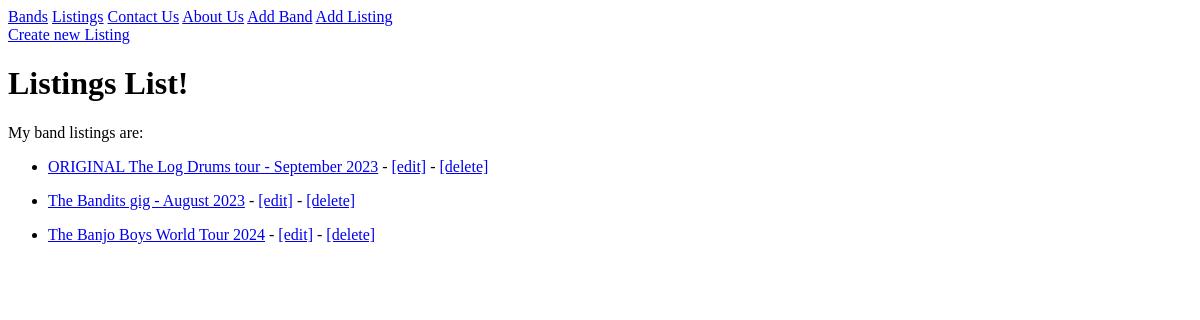
The page /listings/ on the database as committed earlier.
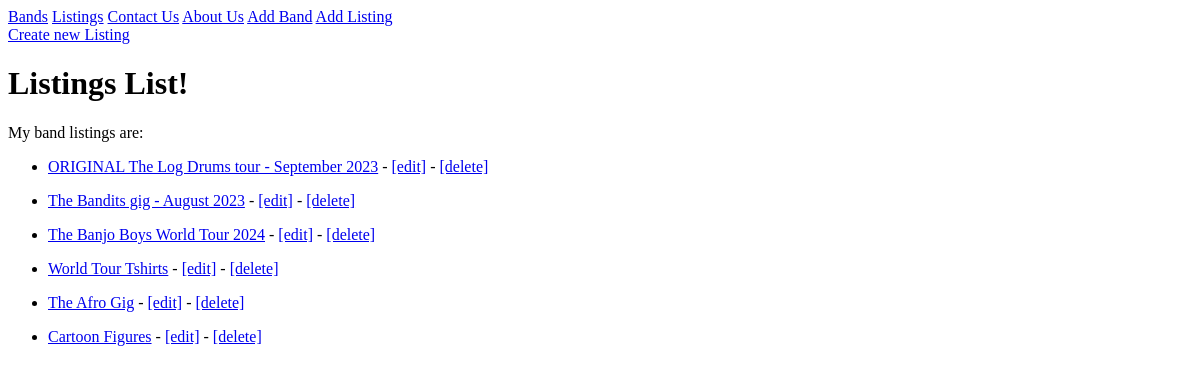
The same page on the database as committed later.
### listings/models.py (models this page shows, shortened)
class Listing(models.Model):
    class Type(models.TextChoices):
        RECORDS = 'Rec'
        CLOTHING = 'Clo'
        POSTERS = 'Pos'
        MISCELLANEOUS = 'Misc'
    name = models.fields.CharField(max_length=150)
    description = models.fields.CharField(max_length=200)
    sold = models.fields.BooleanField(default=False)
    year = models.fields.IntegerField(null=True)
    type = models.fields.CharField(choices=Type.choices, max_length=5)
    band = models.ForeignKey(Band, null=True, on_delete=models.SET_NULL)

### listings/views.py (the view)
# urls.py: path('listings/', views.listing_list, name='listing-list'),
def listing_list(request):
    listings = Listing.objects.all()
    return render(request, 'listings/listings_list.html',  {'listings': listings})

### listings/templates/listings/listings_list.html (shortened to what this page needs)
{% extends 'listings/base.html' %}
{% block content %}
        <a href="{% url 'listing-create' %}">Create new Listing</a>
    <h1>Listings List!</h1>
      <p>My band listings are:<p>
              {% for listing in listings %}
              <ul>
                  <li><a href="{% url 'listing-detail' listing.id %}">{{ listing.name }}</a>
                  - <a href="{% url 'listing-update' listing.id %}">[edit]</a>
                  - <a href="{% url 'listing-delete' listing.id %}">[delete]</a></li>
              </ul>
              {% endfor %}
{% endblock %}

Rows that differ between the two databases and show on the page:
added Listing: name "World Tour Tshirts"
added Listing: name "The Afro Gig"
added Listing: name "Cartoon Figures"
